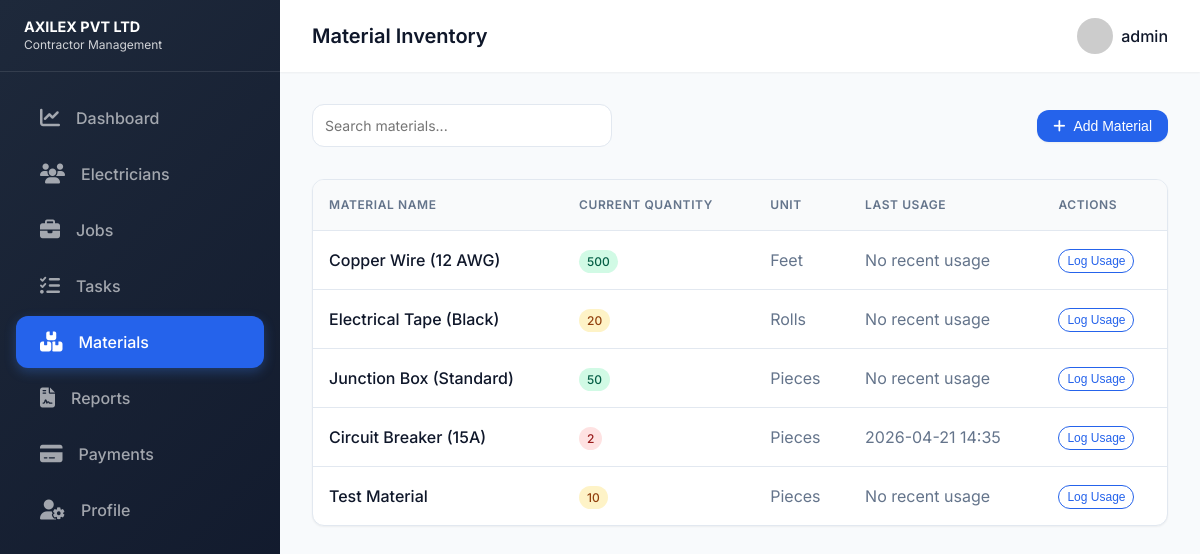
The page /materials (signed in) on the database its author committed.
### tables this page shows
CREATE TABLE Materials (
            id INTEGER PRIMARY KEY AUTOINCREMENT,
            name TEXT NOT NULL,
            quantity INTEGER DEFAULT 0,
            unit TEXT,
            last_usage TEXT
        );

### app.py (the view, shortened to what this page needs)
@app.route('/materials', methods=['GET', 'POST'])
@admin_required
def materials():
    conn = get_db_connection()
    mats = conn.execute('SELECT * FROM Materials').fetchall()
    conn.close()
    return render_template('materials.html', materials=mats)

### app.py (called while the page is built)
def get_db_connection():
    conn = sqlite3.connect(DB_PATH)
    conn.row_factory = sqlite3.Row
    return conn

def admin_required(f):
    @wraps(f)
    def decorated_function(*args, **kwargs):
        if 'user_id' not in session or session.get('role') != 'admin':
            flash('Access denied. Administrator privileges required.', 'error')
            return redirect(url_for('dashboard'))
        return f(*args, **kwargs)
    return decorated_function

@app.context_processor
def inject_user():
    return dict(user_role=session.get('role'), username=session.get('username'))

### templates/materials.html (shortened to what this page needs)
<!DOCTYPE html>
<html lang="en">
<head>
    <link rel="stylesheet" href="/static/css/styles.css">
    <link rel="stylesheet" href="https://cdnjs.cloudflare.com/ajax/libs/font-awesome/6.4.0/css/all.min.css">
</head>
<body>
    <div class="dashboard-layout">
        <aside class="sidebar">
            <div class="sidebar-header" style="justify-content: space-between;">
                <div style="font-size: 0.9rem; font-weight: 700; line-height: 1.2;">AXILEX PVT LTD <br><small style="font-weight: 400; opacity: 0.8;">Contractor Management</small></div>
            </div>
            <nav class="sidebar-nav">
                <a href="/dashboard" class="sidebar-link">
                    <i class="fa-solid fa-chart-line"></i> Dashboard
                </a>
                {% if session.role == 'admin' %}
                <a href="/electricians" class="sidebar-link">
                    <i class="fa-solid fa-users"></i> Electricians
                </a>
                {% endif %}
                <a href="/jobs" class="sidebar-link">
                    <i class="fa-solid fa-briefcase"></i> Jobs
                </a>
                <a href="/tasks" class="sidebar-link">
                    <i class="fa-solid fa-list-check"></i> Tasks
                </a>
                {% if session.role == 'admin' %}
                <a href="/materials" class="sidebar-link active">
                    <i class="fa-solid fa-boxes-stacked"></i> Materials
                </a>
                <a href="/reporter" class="sidebar-link">
                    <i class="fa-solid fa-file-contract"></i> Reports
                </a>
                <a href="/payments" class="sidebar-link">
                    <i class="fa-solid fa-credit-card"></i> Payments
                </a>
                {% endif %}
                <a href="/profile" class="sidebar-link">
                    <i class="fa-solid fa-user-gear"></i> Profile
                </a>
            </nav>
        </aside>
        <main class="main-content">
            <header class="topbar">
                <div class="flex items-center gap-2">
                    <h2 style="margin: 0; font-size: 1.25rem;">Material Inventory</h2>
                </div>
                <div class="topbar-right">
                    <div class="user-profile">
                        <img src="https://ui-avatars.com/api/?name={{ session.username|urlencode }}&background=DBEAFE&color=1E3A8A" alt="Profile" style="width: 36px; height: 36px; border-radius: 50%;">
                        <span>{{ session.username }}</span>
                    </div>
                </div>
            </header>
            <div class="content-area">
                <div class="flex justify-between items-center mb-4">
                    <div style="width: 300px;">
                        <input type="text" class="form-control" placeholder="Search materials...">
                    </div>
                    {% if session.role == 'admin' %}
                    <button id="addMaterialBtn" class="btn btn-primary"><i class="fa-solid fa-plus" style="margin-right: 0.5rem;"></i> Add Material</button>
                    {% endif %}
                </div>
                <div class="table-container">
                    <table class="table">
                        <thead>
                            <tr>
                                <th>Material Name</th>
                                <th>Current Quantity</th>
                                <th>Unit</th>
                                <th>Last Usage</th>
                                <th>Actions</th>
                            </tr>
                        </thead>
                        <tbody>
                            {% for mat in materials %}
                            <tr>
                                <td style="font-weight: 500;">{{ mat.name }}</td>
                                <td>
                                    <span class="badge badge-{{ 'danger' if mat.quantity < 10 else 'warning' if mat.quantity < 50 else 'success' }}">
                                        {{ mat.quantity }}
                                    </span>
                                </td>
                                <td style="color: var(--text-light);">{{ mat.unit }}</td>
                                <td style="color: var(--text-light);">{{ mat.last_usage or 'No recent usage' }}</td>
                                <td>
                                    <button class="btn btn-outline use-material-btn" data-id="{{ mat.id }}" data-name="{{ mat.name }}" data-unit="{{ mat.unit }}" data-qty="{{ mat.quantity }}" style="padding: 0.25rem 0.5rem; font-size: 0.75rem;">Log Usage</button>
                                </td>
                            </tr>
                            {% else %}
                            <tr>
                                <td colspan="5" class="text-center">No materials in inventory.</td>
                            </tr>
                            {% endfor %}
                        </tbody>
                    </table>
                </div>
            </div>
        </main>
    </div>
</body>
</html>

### rows shown on the page
Materials: name "Copper Wire (12 AWG)", quantity "500", unit "Feet", last_usage "No recent usage"
Materials: name "Electrical Tape (Black)", quantity "20", unit "Rolls", last_usage "No recent usage"
Materials: name "Junction Box (Standard)", quantity "50", unit "Pieces", last_usage "No recent usage"
Materials: name "Circuit Breaker (15A)", quantity "2", unit "Pieces", last_usage "2026-04-21 14:35"
Materials: name "Test Material", quantity "10", unit "Pieces", last_usage "No recent usage"

### other values the page prints
{{ session.username }} "admin"
